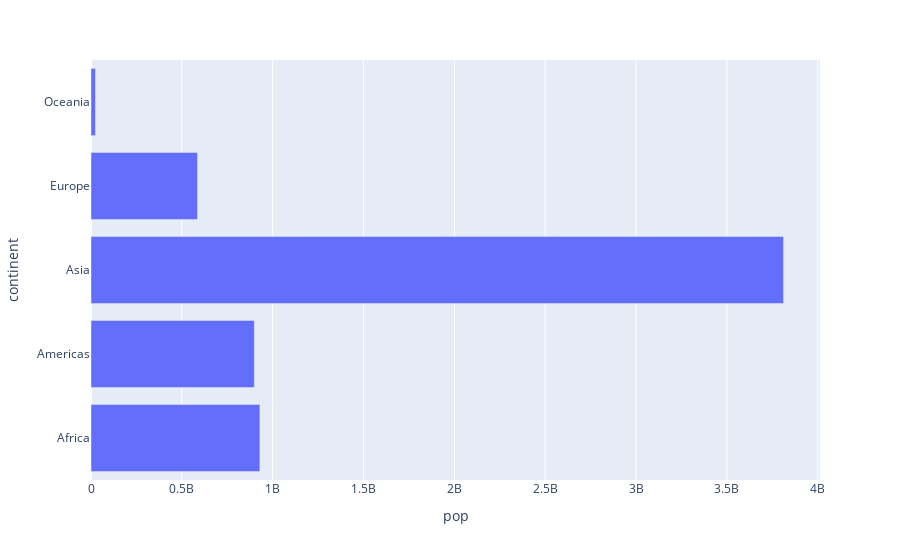

Notebook code for this chart:
### Markdown cell above
## Challenge IV

### Code cell
#load data
df = px.data.gapminder()
df_2007 = df.query('year==2007')
df_2007_new = df_2007.groupby('continent').sum()
fig = px.bar(df_2007_new, x="pop", y=df_2007_new.index, orientation='h')
fig.show()

### Figure 1 — Plotly figure (JSON) as saved in the notebook; plotly's stock layout.template omitted (floating-point values rounded to 4 significant figures)
{"data": [{"alignmentgroup": "True", "hovertemplate": "pop=%{x}<br>continent=%{y}<extra></extra>", "legendgroup": "", "marker": {"color": "#636efa", "pattern": {"shape": ""}}, "name": "", "offsetgroup": "", "orientation": "h", "showlegend": false, "textposition": "auto", "type": "bar", "x": [929539692, 898871184, 3811953827, 586098529, 24549947], "xaxis": "x", "y": ["Africa", "Americas", "Asia", "Europe", "Oceania"], "yaxis": "y"}], "layout": {"barmode": "relative", "legend": {"tracegroupgap": 0}, "margin": {"t": 60}, "xaxis": {"anchor": "y", "domain": [0, 1], "title": {"text": "pop"}}, "yaxis": {"anchor": "x", "domain": [0, 1], "title": {"text": "continent"}}}}
